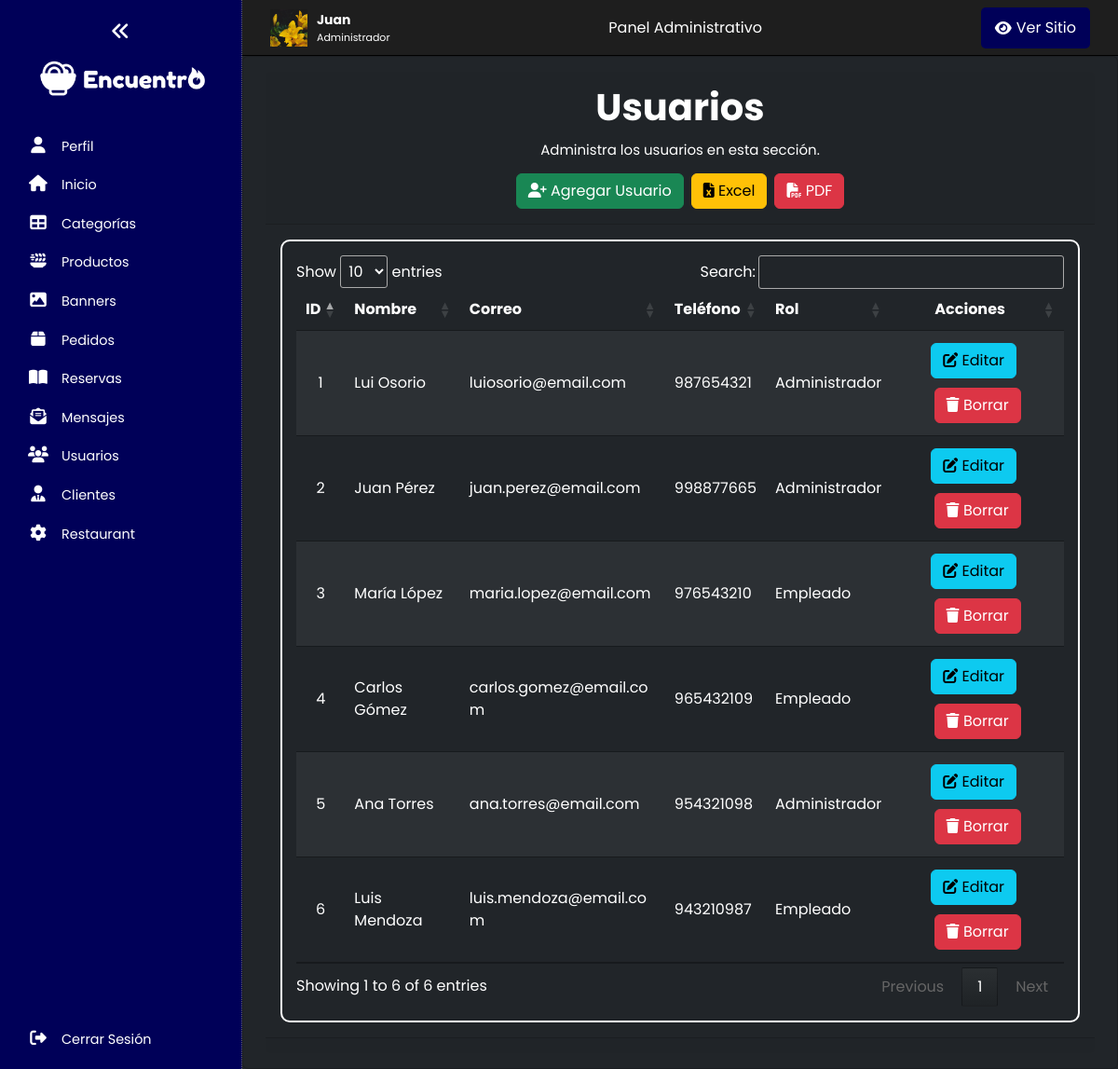
The app's page /panel/usuarios/index.php (signed in) with its own data.
### tables this page shows
CREATE TABLE usuarios (
    id_usuario INT AUTO_INCREMENT PRIMARY KEY,
    nombre VARCHAR(100),
    apellido VARCHAR(100),
    dni VARCHAR(15) UNIQUE,
    correo VARCHAR(100) UNIQUE,
    telefono VARCHAR(15),
    direccion TEXT,
    password VARCHAR(255) NOT NULL,
    foto_perfil VARCHAR(255) DEFAULT 'default_admin.jpg',
    rol ENUM('Administrador', 'Empleado', 'Cliente'),
    creado_en TIMESTAMP DEFAULT CURRENT_TIMESTAMP
);

### panel/usuarios/index.php (the view, shortened to what this page needs)
<?php
    include("../bd.php");
    $sentencia = $conect->prepare("SELECT id_usuario, nombre, apellido, correo, telefono, direccion, foto_perfil, rol
                                   FROM usuarios
                                   WHERE rol IN ('Administrador', 'Empleado')");
    $sentencia->execute();
    $lista_usuarios = $sentencia->fetchAll(PDO::FETCH_ASSOC);
    include ("../recursos/header.php");
?>
<div class="card bg-dark text-white py-3 px-4">
    <div class="card-header text-center">
        <span class="seccion_titulo">Usuarios</span>
        <p class="seccion_parrafo">Administra los usuarios en esta sección.</p>
        <div class="d-flex justify-content-center py-2">
            <a class="btn btn-success me-2" href="crear.php" role="button">
                <i class="fas fa-user-plus"></i> Agregar Usuario
            </a>
            <a class="btn btn-warning me-2" href="excel.php" role="button">
                <i class="fas fa-file-excel"></i> Excel
            </a>
            <a class="btn btn-danger" href="pdf.php" role="button">
                <i class="fas fa-file-pdf"></i> PDF
            </a>
        </div>
    </div>
    <div class="card-body">
        <div class="table-responsive table-container borde_contenido">
            <table id="table" class="table table-dark table-striped">
                <thead>
                    <tr>
                        <th class="text-center">ID</th>
                        <th>Nombre</th>
                        <th>Correo</th>
                        <th>Teléfono</th>
                        <th>Rol</th>
                        <th class="text-center">Acciones</th>
                    </tr>
                </thead>
                <tbody>
                    <?php foreach ($lista_usuarios as $usuario) { ?>
                        <tr>
                            <td class="text-center"><?php echo $usuario['id_usuario']; ?></td>
                            <td><?php echo $usuario['nombre']; ?> <?php echo $usuario['apellido']; ?></td>
                            <td><?php echo $usuario['correo']; ?></td>
                            <td><?php echo $usuario['telefono']; ?></td>
                            <td><?php echo ucfirst($usuario['rol']); ?></td>
                            <td class="acciones">
                                <a class="btn btn-info me-2" href="editar.php?txtID=<?php echo $usuario['id_usuario']; ?>">
                                    <i class="fas fa-edit"></i> Editar
                                </a>
                                <a class="btn btn-danger" href="index.php?txtID=<?php echo $usuario['id_usuario']; ?>" onclick="confirmarEliminacion(event, 'index.php?txtID=<?php echo $usuario['id_usuario']; ?>')">
                                    <i class="fas fa-trash"></i> Borrar
                                </a>
                            </td>
                        </tr>
                    <?php } ?>
                </tbody>
            </table>
        </div>
    </div>
    <div class="card-footer text-muted"></div>
</div>
<?php include ("../recursos/footer.php"); ?>

### css/data.css (style rules this page uses)
:root { --header-height: 5rem; --color_primario: #ff8000; --color_secundario: #32005b; --color_gris: #171717; --color_blanco: #ffffff; --color_negro: #000000; --color_success: #1ae000; --color_info: #0066eb; --color_danger: #cf0000; --color_body: white; --color_sidebar_panel: rgb(0, 0, 88); --nav_font: "Montserrat", sans-serif; --body_font: "Oswald", sans-serif; --logo_font: "BankGothic"; --normal-font-size: 0.938rem; --font_regular: 400; --font_semi_bold: 600; --max_width: 1024px; --titulo_banner: 70px; --subtitulo_banner: 22px; --descripcion_banner: 20px; --seccion_titulo: 40px; --seccion_subtitulo: 20px; --seccion_item: 23px; --seccion_parrafo: 15px; --tablet__titulo_banner: 55px; --tablet__subtitulo_banner: 20px; --tablet__descripcion_banner: 18px; --tablet__seccion_titulo: 30px; --tablet__seccion_subtitulo: 18px; --tablet__seccion_parrafo: 14px; --tablet__seccion_item: 19px; --movil__titulo_banner: 38px; --movil__subtitulo_banner: 18px; --movil__descripcion_banner: 16px; --movil__seccion_titulo: 26px; --movil__seccion_subtitulo: 16px; --movil__seccion_parrafo: 13px; --movil__seccion_item: 17px; --paddingy: 50px; --color_scroll: rgba(255, 255, 255, 0.075); --color_scroll_hover: rgba(255, 255, 255, 0.2); }
* { box-sizing: border-box; }
.seccion_titulo { font-size: var(--seccion_titulo); font-weight: bolder; margin: 5px 0px; }
.seccion_parrafo { font-size: var(--seccion_parrafo); margin: 5px 0px; }

### panel/recursos/header.css (style rules this page uses)
body { box-sizing: border-box; margin: 0; padding: 0; }
a { text-decoration: none; }
body { font-family: 'Poppins', sans-serif; }
.wrapper { display: flex; height: 100vh; background-color: #212529; }
.borde_contenido { border: 2px solid white; padding: 15px; border-radius: 10px; }
th, td { max-width: 200px; vertical-align: middle; }
.acciones { text-align: center; height: 100%; }
.acciones a { margin: 5px 0px; }

### records on screen
usuarios: id_usuario "1", nombre "Lui", apellido "Osorio", correo "luiosorio@email.com", telefono "987654321", rol "Administrador"
usuarios: id_usuario "2", nombre "Juan", apellido "Pérez", correo "juan.perez@email.com", telefono "998877665", rol "Administrador"
usuarios: id_usuario "3", nombre "María", apellido "López", correo "maria.lopez@email.com", telefono "976543210", rol "Empleado"
usuarios: id_usuario "4", nombre "Carlos", apellido "Gómez", correo "carlos.gomez@email.com", telefono "965432109", rol "Empleado"
usuarios: id_usuario "5", nombre "Ana", apellido "Torres", correo "ana.torres@email.com", telefono "954321098", rol "Administrador"
usuarios: id_usuario "6", nombre "Luis", apellido "Mendoza", correo "luis.mendoza@email.com", telefono "943210987", rol "Empleado"

### other values on screen
$item_name "Perfil"
$item_name "Inicio"
$item_name "Categorías"
$item_name "Productos"
$item_name "Banners"
$item_name "Pedidos"
$item_name "Reservas"
$item_name "Mensajes"
$item_name "Usuarios"
$item_name "Clientes"
$item_name "Restaurant"
$_SESSION['usuario_nombre'] "Juan"
$_SESSION['usuario_rol'] "Administrador"
